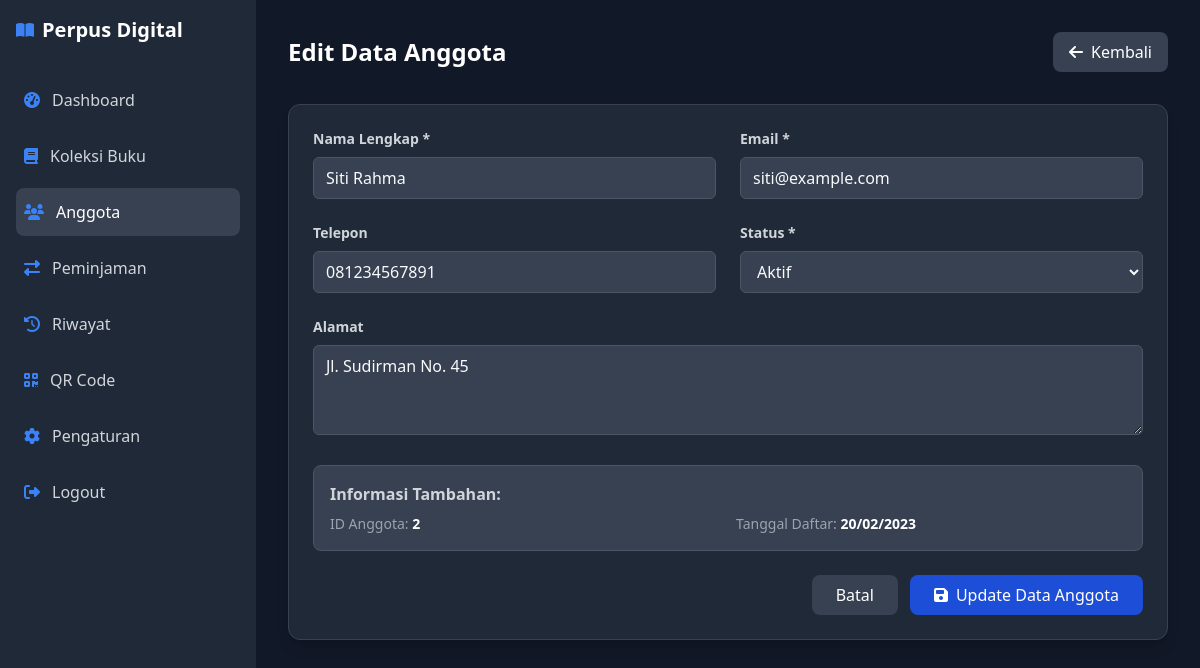
Page /edit_anggota.php?id=2 (signed in) on the committed database.
### tables this page shows
CREATE TABLE anggota (
    id_anggota INT AUTO_INCREMENT PRIMARY KEY,
    nama VARCHAR(100) NOT NULL,
    email VARCHAR(100) UNIQUE NOT NULL,
    telepon VARCHAR(15),
    alamat TEXT,
    tanggal_daftar DATE,
    status ENUM('Aktif', 'Nonaktif') DEFAULT 'Aktif'
);

### edit_anggota.php (the view, shortened to what this page needs)
<?php
require_once 'config.php';
$id_anggota = $_GET['id'] ?? 0;
$anggota = $pdo->prepare("SELECT * FROM anggota WHERE id_anggota = ?");
$anggota->execute([$id_anggota]);
$data_anggota = $anggota->fetch(PDO::FETCH_ASSOC);
?>
<!DOCTYPE html>
<html lang="id">
<head>
    <script src="https://cdn.tailwindcss.com"></script>
    <link rel="stylesheet" href="https://cdnjs.cloudflare.com/ajax/libs/font-awesome/6.4.0/css/all.min.css">
</head>
<body class="bg-gray-900 text-gray-100">
    <div class="flex">
        <div class="w-64 bg-gray-800 text-gray-100 min-h-screen p-4">
            <?php include 'sidebar.php'; ?>
        </div>
        <div class="flex-1 p-8">
            <div class="flex justify-between items-center mb-8">
                <h1 class="text-2xl font-bold text-white">Edit Data Anggota</h1>
                <a href="anggota.php" class="bg-gray-700 text-white px-4 py-2 rounded-lg hover:bg-gray-600 flex items-center space-x-2 transition-colors">
                    <i class="fas fa-arrow-left"></i>
                    <span>Kembali</span>
                </a>
            </div>
            <div class="bg-gray-800 rounded-xl shadow-lg p-6 border border-gray-700">
                <form method="POST">
                    <div class="grid grid-cols-1 md:grid-cols-2 gap-6">
                        <div>
                            <label class="block text-gray-300 text-sm font-bold mb-2" for="nama">
                                Nama Lengkap *
                            </label>
                            <input type="text" id="nama" name="nama" required
                                value="<?= htmlspecialchars($data_anggota['nama']) ?>"
                                class="w-full px-3 py-2 border border-gray-600 rounded-md focus:outline-none focus:ring-2 focus:ring-blue-500 focus:border-transparent text-white bg-gray-700">
                        </div>
                        <div>
                            <label class="block text-gray-300 text-sm font-bold mb-2" for="email">
                                Email *
                            </label>
                            <input type="email" id="email" name="email" required
                                value="<?= htmlspecialchars($data_anggota['email']) ?>"
                                class="w-full px-3 py-2 border border-gray-600 rounded-md focus:outline-none focus:ring-2 focus:ring-blue-500 focus:border-transparent text-white bg-gray-700">
                        </div>
                        <div>
                            <label class="block text-gray-300 text-sm font-bold mb-2" for="telepon">
                                Telepon
                            </label>
                            <input type="text" id="telepon" name="telepon"
                                value="<?= htmlspecialchars($data_anggota['telepon']) ?>"
                                class="w-full px-3 py-2 border border-gray-600 rounded-md focus:outline-none focus:ring-2 focus:ring-blue-500 focus:border-transparent text-white bg-gray-700">
                        </div>
                        <div>
                            <label class="block text-gray-300 text-sm font-bold mb-2" for="status">
                                Status *
                            </label>
                            <select id="status" name="status" required
                                class="w-full px-3 py-2 border border-gray-600 rounded-md focus:outline-none focus:ring-2 focus:ring-blue-500 focus:border-transparent text-white bg-gray-700">
                                <option value="Aktif" <?= $data_anggota['status'] == 'Aktif' ? 'selected' : '' ?>>Aktif</option>
                            </select>
                        </div>
                        <div class="md:col-span-2">
                            <label class="block text-gray-300 text-sm font-bold mb-2" for="alamat">
                                Alamat
                            </label>
                            <textarea id="alamat" name="alamat" rows="3"
                                class="w-full px-3 py-2 border border-gray-600 rounded-md focus:outline-none focus:ring-2 focus:ring-blue-500 focus:border-transparent text-white bg-gray-700"><?= htmlspecialchars($data_anggota['alamat']) ?></textarea>
                        </div>
                        <div class="md:col-span-2">
                            <div class="bg-gray-700 p-4 rounded-lg border border-gray-600">
                                <h3 class="font-bold text-gray-300 mb-2">Informasi Tambahan:</h3>
                                <div class="grid grid-cols-2 gap-4 text-sm">
                                    <div>
                                        <span class="text-gray-400">ID Anggota:</span>
                                        <span class="font-bold text-white"><?= $data_anggota['id_anggota'] ?></span>
                                    </div>
                                    <div>
                                        <span class="text-gray-400">Tanggal Daftar:</span>
                                        <span class="font-bold text-white"><?= date('d/m/Y', strtotime($data_anggota['tanggal_daftar'])) ?></span>
                                    </div>
                                </div>
                            </div>
                        </div>
                    </div>
                    <div class="mt-6 flex justify-end space-x-3">
                        <a href="anggota.php" class="bg-gray-700 text-white px-6 py-2 rounded-lg hover:bg-gray-600 transition-colors">
                            Batal
                        </a>
                        <button type="submit" name="update_anggota"
                            class="bg-blue-700 text-white px-6 py-2 rounded-lg hover:bg-blue-600 flex items-center space-x-2 transition-colors">
                            <i class="fas fa-save"></i>
                            <span>Update Data Anggota</span>
                        </button>
                    </div>
                </form>
            </div>
        </div>
    </div>
</body>
</html>

### edit_anggota.php (style rules this page uses)
input, select, textarea { background-color: #374151 !important; color: #f9fafb !important; }

### rows in the picture
anggota: nama "Siti Rahma", email "siti@example.com", telepon "081234567891", status "Aktif", alamat "Jl. Sudirman No. 45", id_anggota "2", tanggal_daftar "20/02/2023"
